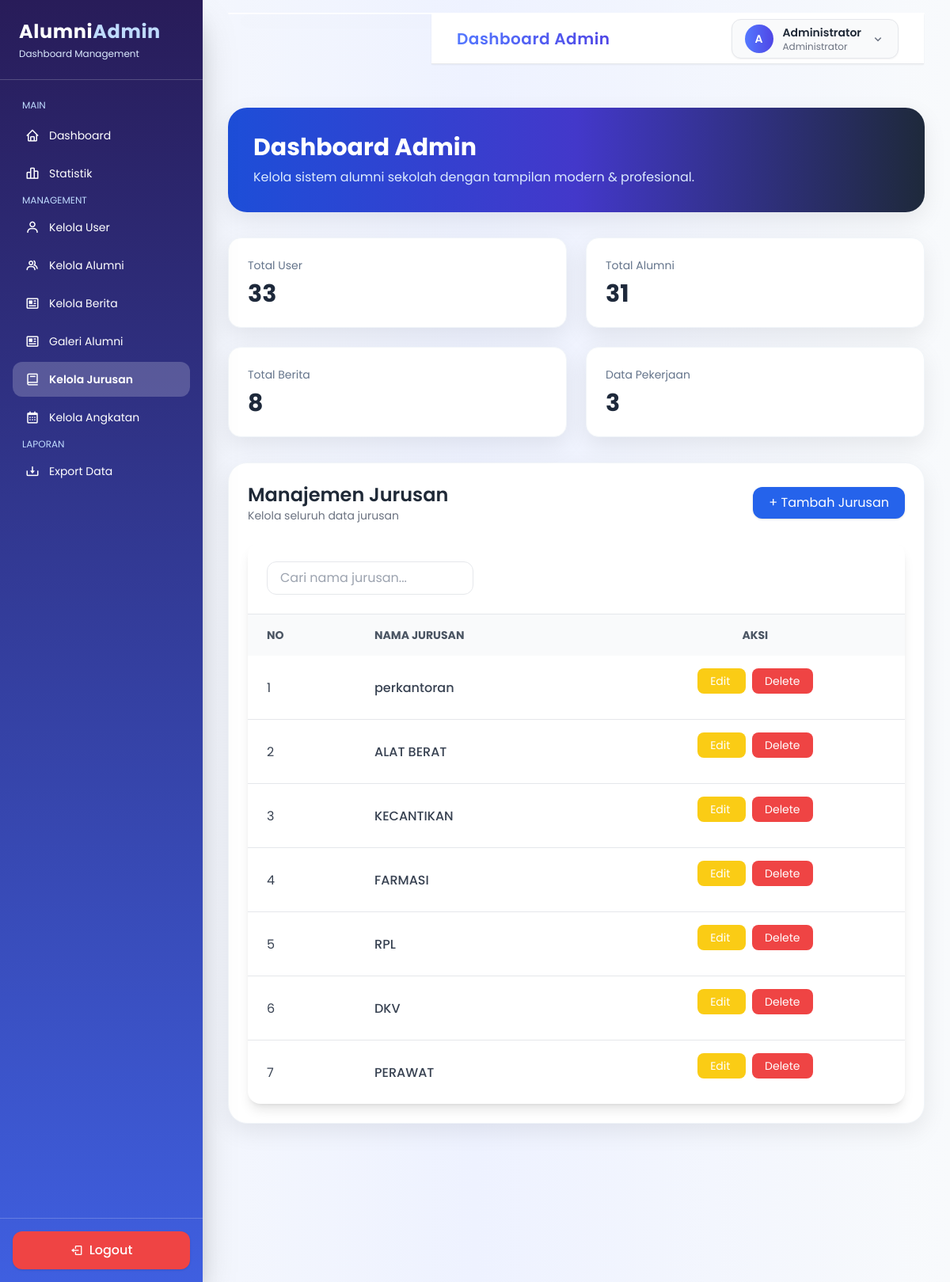
The app's page /dashboard_admin.php?page=jurusan (signed in) with its own data.
### tables this page shows
CREATE TABLE `jurusan` (
  `id` int NOT NULL,
  `nama_jurusan` varchar(100) NOT NULL
);

### pages/admin/jurusan/jurusan.php (the view, shortened to what this page needs)
<?php
$sql = "SELECT * FROM jurusan ORDER BY id DESC";
$results = mysqli_query($conn,$sql);
$no = 1;
?>
<div>
    <div class="flex justify-between items-center mb-6">
        <div>
            <h2 class="text-2xl font-semibold text-gray-800">Manajemen Jurusan</h2>
            <p class="text-gray-500 text-sm">Kelola seluruh data jurusan</p>
        </div>
        <a href="dashboard_admin.php?page=jurusan-tambah"
           class="bg-blue-600 hover:bg-blue-700 text-white px-5 py-2 rounded-xl shadow transition">
            + Tambah Jurusan
        </a>
    </div>
    <div class="bg-white rounded-2xl shadow-lg overflow-hidden">
        <div class="p-6 border-b">
            <input type="text"
                   id="searchInput"
                   placeholder="Cari nama jurusan..."
                   class="w-full md:w-1/3 px-4 py-2 border rounded-xl focus:ring-2 focus:ring-blue-500 outline-none">
        </div>
        <div class="overflow-x-auto">
            <table class="w-full text-left">
                <thead class="bg-gray-50 text-gray-600 text-sm uppercase">
                    <tr>
                        <th class="px-6 py-4">No</th>
                        <th class="px-6 py-4">Nama Jurusan</th>
                        <th class="px-6 py-4 text-center">Aksi</th>
                    </tr>
                </thead>
                <tbody class="text-gray-700 divide-y">
                    <?php while($row = mysqli_fetch_assoc($results)): ?>
                    <tr class="hover:bg-gray-50 transition">
                        <td class="px-6 py-4">
                            <?= $no++ ?>
                        </td>
                        <td class="px-6 py-4 font-medium">
                            <?= htmlspecialchars($row['nama_jurusan']) ?>
                        </td>
                        <td class="px-6 py-4 text-center space-x-2">
                            <a href="dashboard_admin.php?page=jurusan-edit&id=<?= $row['id'] ?>"
                               class="px-4 py-1.5 bg-yellow-400 hover:bg-yellow-500 text-white rounded-lg text-sm transition">
                                Edit
                            </a>
                            <form action="dashboard_admin.php?page=jurusan-hapus"
                                  method="POST"
                                  class="inline-block"
                                  onsubmit="return confirm('Yakin ingin menghapus jurusan ini?')">
                                <button type="submit"
                                        class="px-4 py-1.5 bg-red-500 hover:bg-red-600 text-white rounded-lg text-sm transition">
                                    Delete
                                </button>
                            </form>
                        </td>
                    </tr>
                    <?php endwhile; ?>
                </tbody>
            </table>
        </div>
    </div>
</div>

### dashboard_admin.php (style rules this page uses)
body { background: linear-gradient(to right,#f8fafc,#eef2ff,#f8fafc); }

### records on screen
jurusan: nama_jurusan "perkantoran"
jurusan: nama_jurusan "ALAT BERAT"
jurusan: nama_jurusan "KECANTIKAN"
jurusan: nama_jurusan "FARMASI"
jurusan: nama_jurusan "RPL"
jurusan: nama_jurusan "DKV"
jurusan: nama_jurusan "PERAWAT"

### other values on screen
substr($_SESSION['fullname'],0,1) "A"
$_SESSION['fullname'] "Administrator"
$total_user "33"
$total_alumni "31"
$total_berita "8"
$total_pekerjaan "3"
